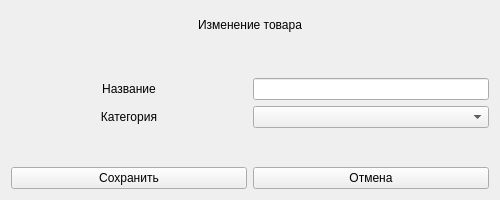
<?xml version="1.0" encoding="UTF-8"?>
<ui version="4.0">
 <class>editproduct_window</class>
 <widget class="QWidget" name="editproduct_window">
  <property name="geometry">
   <rect>
    <x>0</x>
    <y>0</y>
    <width>500</width>
    <height>200</height>
   </rect>
  </property>
  <property name="windowTitle">
   <string>Form</string>
  </property>
  <layout class="QGridLayout" name="gridLayout">
   <item row="5" column="0">
    <widget class="QPushButton" name="editProduct_Button">
     <property name="text">
      <string>Сохранить</string>
     </property>
    </widget>
   </item>
   <item row="2" column="1">
    <widget class="QLineEdit" name="name_EditProduct">
     <property name="sizePolicy">
      <sizepolicy hsizetype="Preferred" vsizetype="Fixed">
       <horstretch>0</horstretch>
       <verstretch>0</verstretch>
      </sizepolicy>
     </property>
    </widget>
   </item>
   <item row="4" column="0" colspan="2">
    <widget class="QLabel" name="freespace2">
     <property name="palette">
      <palette>
       <active>
        <colorrole role="WindowText">
         <brush brushstyle="SolidPattern">
          <color alpha="255">
           <red>255</red>
           <green>0</green>
           <blue>0</blue>
          </color>
         </brush>
        </colorrole>
       </active>
       <inactive>
        <colorrole role="WindowText">
         <brush brushstyle="SolidPattern">
          <color alpha="255">
           <red>255</red>
           <green>0</green>
           <blue>0</blue>
          </color>
         </brush>
        </colorrole>
       </inactive>
       <disabled>
        <colorrole role="WindowText">
         <brush brushstyle="SolidPattern">
          <color alpha="96">
           <red>164</red>
           <green>166</green>
           <blue>168</blue>
          </color>
         </brush>
        </colorrole>
       </disabled>
      </palette>
     </property>
     <property name="font">
      <font>
       <stylestrategy>PreferAntialias</stylestrategy>
      </font>
     </property>
     <property name="text">
      <string/>
     </property>
     <property name="alignment">
      <set>Qt::AlignCenter</set>
     </property>
    </widget>
   </item>
   <item row="0" column="0" colspan="2">
    <widget class="QLabel" name="label">
     <property name="text">
      <string>Изменение товара</string>
     </property>
     <property name="alignment">
      <set>Qt::AlignCenter</set>
     </property>
    </widget>
   </item>
   <item row="1" column="0" colspan="2">
    <widget class="QLabel" name="freespace1">
     <property name="text">
      <string/>
     </property>
    </widget>
   </item>
   <item row="2" column="0">
    <widget class="QLabel" name="label_2">
     <property name="minimumSize">
      <size>
       <width>200</width>
       <height>0</height>
      </size>
     </property>
     <property name="text">
      <string>Название</string>
     </property>
     <property name="alignment">
      <set>Qt::AlignCenter</set>
     </property>
     <property name="margin">
      <number>0</number>
     </property>
    </widget>
   </item>
   <item row="5" column="1">
    <widget class="QPushButton" name="cancel_Button">
     <property name="text">
      <string>Отмена</string>
     </property>
    </widget>
   </item>
   <item row="3" column="0">
    <widget class="QLabel" name="label_3">
     <property name="text">
      <string>Категория</string>
     </property>
     <property name="alignment">
      <set>Qt::AlignCenter</set>
     </property>
    </widget>
   </item>
   <item row="3" column="1">
    <widget class="QComboBox" name="categories_Combobox"/>
   </item>
  </layout>
 </widget>
 <resources/>
 <connections/>
</ui>
